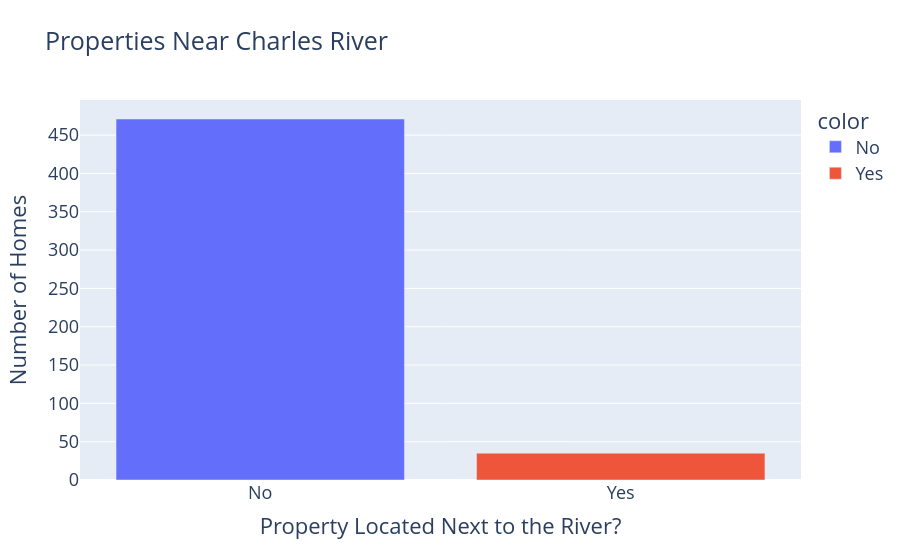

Notebook source saved alongside this figure:
### Markdown cell above
#### Next to the River? ⛵️

### Code cell
data['river'] = np.where(data.chas < 1, 'No', 'Yes')
near_river = data.river.value_counts()
bar = px.bar(x=near_river.index,
             y=near_river.values,
             color=near_river.index,
             title='Properties Near Charles River')
bar.update_layout(xaxis_title='Property Located Next to the River?', yaxis_title='Number of Homes', font=dict(size=18))
bar.show()

### Figure 1 — Plotly figure (JSON) as saved in the notebook; plotly's stock layout.template omitted (floating-point values rounded to 4 significant figures)
{"data": [{"hovertemplate": "color=No<br>x=%{x}<br>y=%{y}<extra></extra>", "legendgroup": "No", "marker": {"color": "#636efa", "pattern": {"shape": ""}}, "name": "No", "orientation": "v", "showlegend": true, "textposition": "auto", "type": "bar", "x": ["No"], "xaxis": "x", "y": [471], "yaxis": "y"}, {"hovertemplate": "color=Yes<br>x=%{x}<br>y=%{y}<extra></extra>", "legendgroup": "Yes", "marker": {"color": "#EF553B", "pattern": {"shape": ""}}, "name": "Yes", "orientation": "v", "showlegend": true, "textposition": "auto", "type": "bar", "x": ["Yes"], "xaxis": "x", "y": [35], "yaxis": "y"}], "layout": {"barmode": "relative", "font": {"size": 18}, "legend": {"title": {"text": "color"}, "tracegroupgap": 0}, "title": {"text": "Properties Near Charles River"}, "xaxis": {"anchor": "y", "domain": [0, 1], "title": {"text": "Property Located Next to the River?"}}, "yaxis": {"anchor": "x", "domain": [0, 1], "title": {"text": "Number of Homes"}}}}
